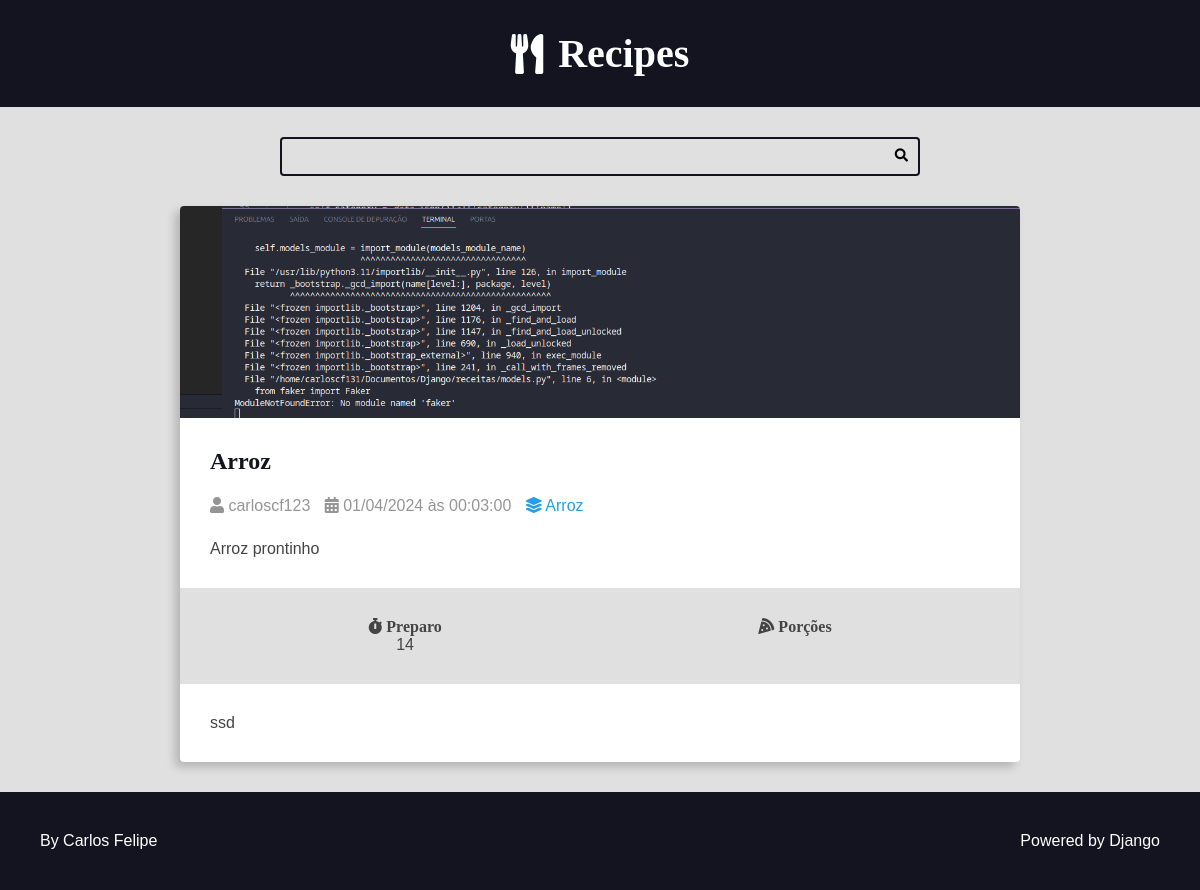
Screenshot of /recipes/4/ with the database file from the repository.
### recipes/models.py (models this page shows, shortened)
class Recipe(models.Model):
    title = models.CharField(max_length=65)
    description = models.CharField(max_length=165)
    slug =  models.SlugField()
    preparation_time = models.IntegerField()
    preparation_time_unity = models.CharField(max_length=65)
    servings_time = models.IntegerField()
    servings_unity = models.CharField(max_length=65)
    preparation_steps = models.TextField()
    preparation_steps_is_html = models.BooleanField(default=False)
    created_at = models.DateTimeField(auto_now_add=True)
    updated_at = models.DateTimeField(auto_now=True)
    is_published = models.BooleanField(default=False)
    cover = models.ImageField(upload_to='recipes/covers/%Y/%m/%d/', blank=True, default='')
    category = models.ForeignKey(Category, on_delete=models.SET_NULL, null=True, blank=True, default=None,)
    author = models.ForeignKey(User, on_delete=models.SET_NULL, null=True)

class Category(models.Model):
    name = models.CharField(max_length=65)

### recipes/views.py (the view)
# urls.py: path('recipes/<int:id>/', views.recipe, name="recipe"),
def recipe(request, id):
    recipe = get_object_or_404(Recipe, pk=id, is_published=True)
    return render(request, 'recipes/pages/recipe-view.html', context={
        'recipe': recipe,
        'is_detail_page': True,
    })

### recipes/templates/recipes/pages/recipe-view.html (shortened to what this page needs)
{% extends "global/base.html" %}
{% block content %}
<div class="main-content main-content-detail container">
    {% include "recipes/partials/recipe.html" %}
</div>
{% endblock content %}

### recipes/templates/recipes/partials/recipe.html (shortened to what this page needs)
<div class="recipe recipe-list-item">
    {% if recipe.cover %}
        <div class="recipe-cover">
            <a href="{% url "recipes:recipe" recipe.id %}">
                <img src="{{ recipe.cover.url }}" alt="Temporário">
            </a>
        </div>
    {% endif %}
    <div class="recipe-title-container">
        <h2 class="recipe-title">
            <a href="{% url "recipes:recipe" recipe.id %}">
                {{ recipe.title }}
            </a>
        </h2>
    </div>
    <div class="recipe-author">
        <span class="recipe-author-item">
            <i class="fas fa-user"></i>
            {% if recipe.author is not None %}
                {% if recipe.author.frist_name %}
                    {{ recipe.author.first_name }} {{ recipe.author.last_name }}
                {% else %}
                    {{ recipe.author.username }}
                {% endif %}
            {% else %}
                Desconhecido
            {% endif %}
        </span>
        <span class="recipe-author-item">
            <i class="fas fa-calendar-alt"></i>
            {{ recipe.created_at|date:"d/m/Y" }} às {{ recipe.created_at|date:"H:i:s" }}
        </span>
        {% if recipe.category is not None %}
            <span class="recipe-author-item">
                <a href="{% url 'recipes:category' recipe.category.id %}">
                    <i class="fas fa-layer-group"></i>
                    <span>{{ recipe.category.name }}</span>
                </a>
            </span>
        {% endif %}
    </div>
    <div class="recipe-content">
        <p>{{ recipe.description }}</p>
    </div>
    <div class="recipe-meta-container">
        <div class="recipe-meta recipe-preparation">
            <h3 class="recipe-meta-title"><i class="fas fa-stopwatch"></i> Preparo</h3>
            <div class="recipe-meta-text">
                {{ recipe.preparation_time }} {{ recipe.preparation_time_unit }}
            </div>
        </div>
        <div class="recipe-meta recipe-servings">
            <h3 class="recipe-meta-title"><i class="fas fa-pizza-slice"></i> Porções</h3>
        </div>
    </div>
    {% if is_detail_page is True %}
        <div class="preparation-steps">
            {% if recipe.preparation_steps_is_html is True %}
                {{ recipe.preparation_steps|safe }}
            {% else %}
                {{ recipe.preparation_steps|linebreaksbr }}
            {% endif %}
        </div>
    {% endif %}
</div>

### recipes/static/recipes/css/style.css (style rules this page uses)
:root { --color-primary: #269fe6; --color-primary-hover: #2086c2; --color-primary-dark: #13141f; --color-primary-dark-hover: #212336; --color-primary-light: #d4ecfa; --color-primary-light-hover: #bdd8e7; --color-white: #fff; --color-black: #000; --color-dark-text: #444; --color-info-light: #cce5ff; --color-debug-light: #cce5ff; --color-success-light: #d4edda; --color-alert-light: #fff3cd; --color-warning-light: #fff3cd; --color-error-light: #f8d7da; --color-info-dark: #4d86c4; --color-debug-dark: #4d86c4; --color-success-dark: #4a9c5d; --color-alert-dark: #927f40; --color-warning-dark: #927f40; --color-error-dark: #da525d; --color-gray-0: #f9f9f9; --color-gray-1: #e0e0e0; --color-gray-2: #c7c7c7; --color-gray-3: #aeaeae; --color-gray-4: #959595; --color-gray-5: #7d7d7d; --color-gray-6: #646464; --color-gray-7: #4b4b4b; --color-gray-8: #323232; --color-gray-9: #191919; --font-primary: sans-serif; --font-headings: 'Roboto Slab', serif; --spacing-gutter-medium: 3rem; --spacing-gutter-large: 4rem; }
.container { max-width: 144rem; margin: 0 auto; padding: var(--spacing-gutter-medium); }
.main-content { padding-top: 0; }
.recipe { background: var(--color-white); box-shadow: -5px 5px 10px rgba(0, 0, 0, .2); transform: scale(1); transition: all 300ms ease-in-out; border-radius: .4rem; overflow: hidden; }
.recipe img { max-width: 100%; }
.recipe-list-item { max-width: 64rem; height: fit-content; }
.recipe-title-container { padding: var(--spacing-gutter-medium); padding-bottom: 2rem; }
.recipe-title-container a { text-decoration: none; color: var(--color-primary-dark); }
.recipe-author { padding: 2px 5px 5px 30px; ; }
.recipe-content { padding: var(--spacing-gutter-medium); padding-top: 2rem; }
.recipe-author-item { color: var(--color-gray-4); margin-right: 1rem; }
.recipe-author a { color: var(--color-primary); transition: all 300ms ease-in-out; text-decoration: none; }
.recipe-meta-container { display: flex; flex-flow: row wrap; padding: var(--spacing-gutter-medium); background: var(--color-gray-1); }
.recipe-meta { display: flex; flex-flow: column nowrap; flex-shrink: 1; flex-grow: 1; text-align: center; }
.recipe-meta-title { font-size: 1.6rem; }
.main-content-detail .recipe-list-item { max-width: 84rem; margin: 0 auto; }
.preparation-steps { padding: var(--spacing-gutter-medium); }

### base_static/global/css/global-style.css (style rules this page uses)
* { padding: 0; margin: 0; box-sizing: border-box; }
html { font-size: 62.5%; }
body { font-size: 1.6rem; font-family: var(--font-primary); background: var(--color-gray-1); color: var(--color-dark-text); }
h1, h2, h3, h4, h5, h6 { font-family: var(--font-headings); }

### rows the page displays
Recipe: cover (picture), title "Arroz", author.username "carloscf123", created_at "01/04/2024", created_at "00:03:00", category.name "Arroz", description "Arroz prontinho", preparation_time "14", preparation_steps "ssd"
